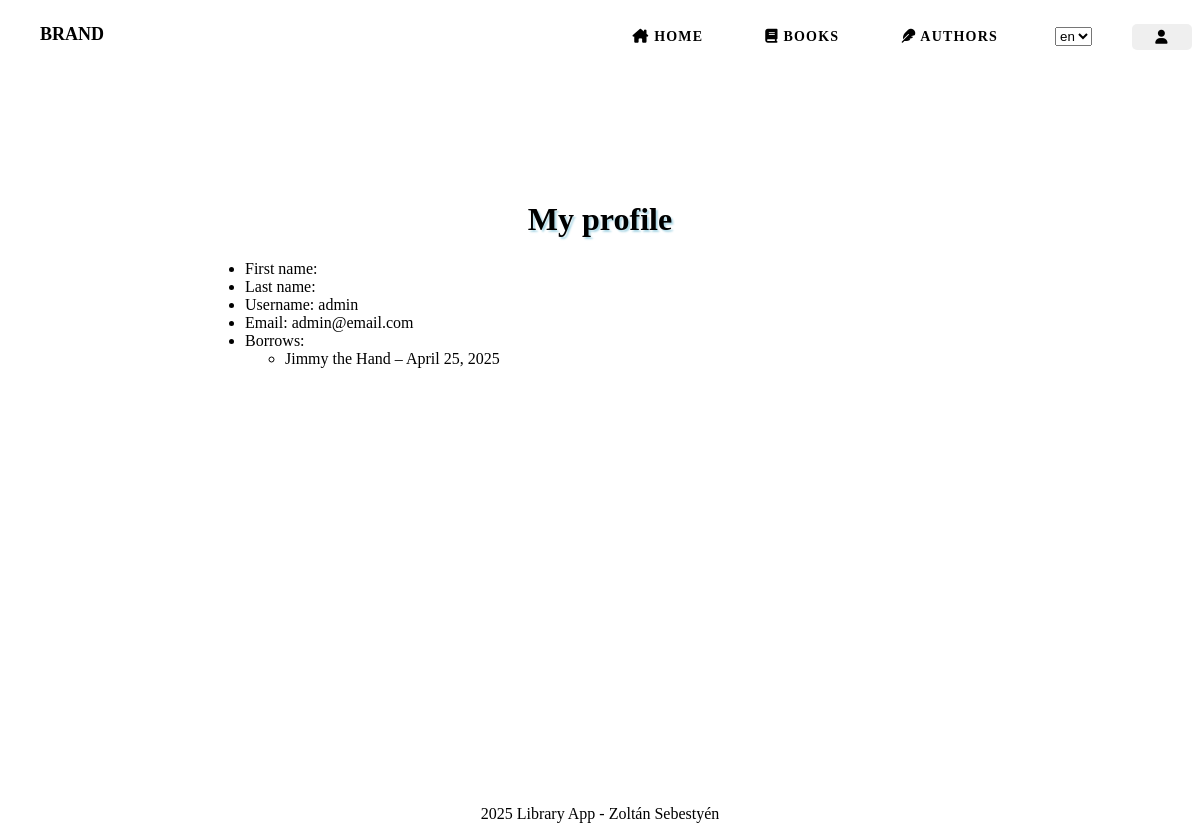
The page /library_application/profile (signed in) on the database as committed earlier.
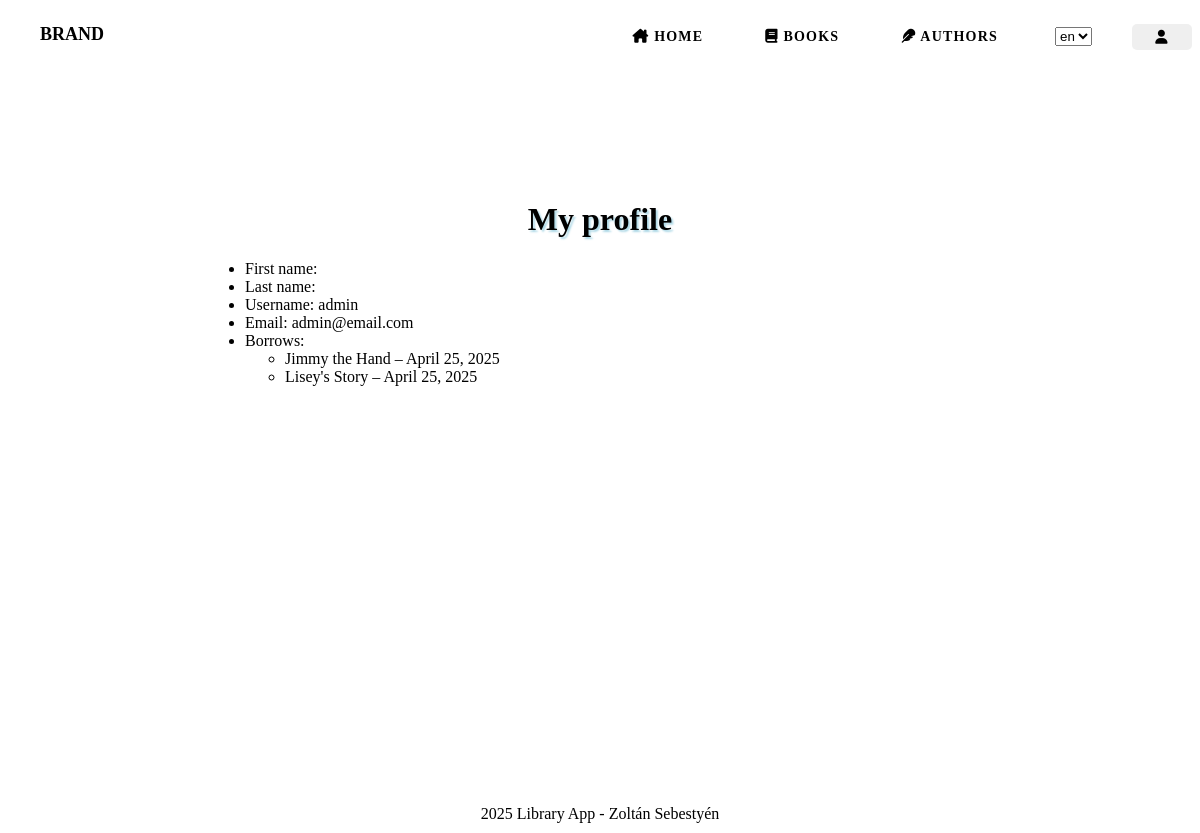
The same page on the database as committed later.
### library_application/models.py (models this page shows, shortened)
class Borrow(models.Model):
    borrow_date = models.DateField()
    return_date = models.DateField(blank=True, null=True)
    user = models.ForeignKey(User, on_delete=models.PROTECT, related_name='borrows')
    book = models.ForeignKey(Book, on_delete=models.PROTECT)
    class Meta:
        ordering = ["borrow_date"]

class Book(models.Model):
    isbn = models.CharField(max_length=13, unique=True)
    title = models.CharField(max_length=200)
    author = models.ManyToManyField(Author, related_name="books")
    published_year = models.IntegerField()
    pages = models.IntegerField()
    cover_image = models.ImageField(upload_to='covers/', blank=True, null=True)
    available = models.BooleanField()

### library_application/views.py (the view)
# urls.py: path("profile", views.profile, name="profile"),
def profile(request):
    if not request.user.is_authenticated:
        return HttpResponse('Not allowed', status=403)
    else:
        user = request.user
        borrow = Borrow.objects.filter(user=user, return_date__isnull=True)
    context = {
        'user': user,
        "borrow": borrow
    }
    return render(request, 'profile.html', context)

### library_application/templates/profile.html (shortened to what this page needs)
{% load static %}
{% load i18n %}
{% include "header.html" %}
        <main>
            <div class="main-content">
                <h1>{% trans "My profile" %}</h1>
                <ul class="profile">
                    <li>{% trans "First name" %}: {{ user.first_name }}</li>
                    <li>{% trans "Last name" %}: {{ user.last_name }}</li>
                    <li>{% trans "Username" %}: {{ user.username }}</li>
                    <li>{% trans "Email" %}: {{ user.email }}</li>
                    {% if borrow.all %}
                        <li>{% trans "Borrows" %}:</li>
                        <ul>
                        {% for item in borrow.all %}
                            <li>
                                {{ item.book.title }} –
                                {{ item.borrow_date }}
                            </li>
                        {% empty %}
                            {% trans "No borrowed books" %}.
                        {% endfor %}
                        </ul>
                    {% endif %}
                </ul>
            </div>
        </main>
        {% include "footer.html" %}
    </body>
</html>

Rows that differ between the two databases and show on the page:
added Borrow: book "Lisey's Story", borrow_date "April 25, 2025"
